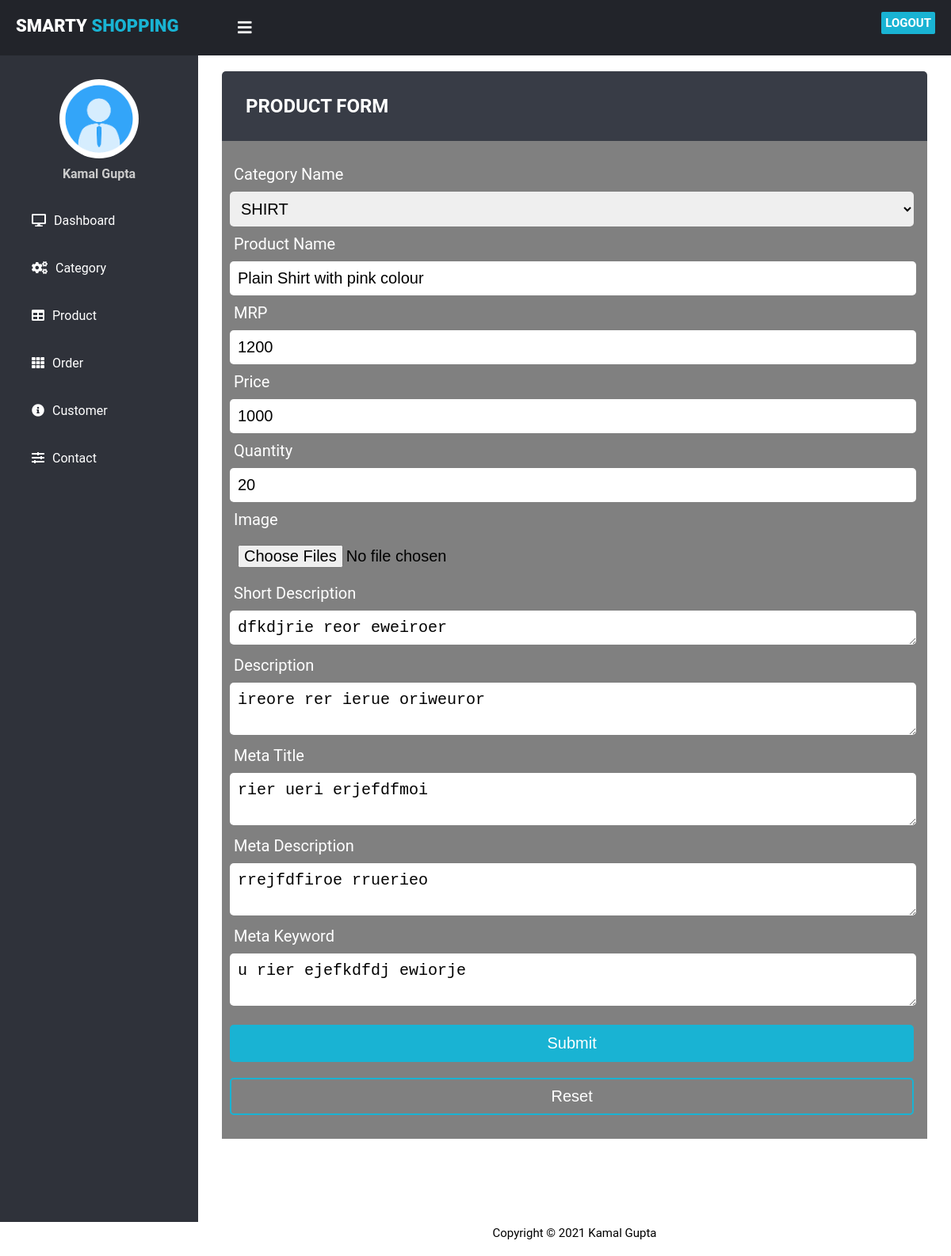
/AdminSmartyShopping/manage-product.php?id=91 (signed in), run on the app's committed database.
### tables this page shows
CREATE TABLE `product` (
  `id` int(11) NOT NULL,
  `categories_id` int(11) NOT NULL,
  `name` varchar(255) NOT NULL,
  `mrp` float NOT NULL,
  `price` float NOT NULL,
  `qty` int(11) NOT NULL,
  `image` varchar(255) NOT NULL,
  `short_desc` varchar(2000) NOT NULL,
  `description` text NOT NULL,
  `meta_title` varchar(2000) NOT NULL,
  `meta_desc` varchar(2000) NOT NULL,
  `meta_keyword` varchar(2000) NOT NULL,
  `status` tinyint(4) NOT NULL
);

### AdminSmartyShopping/function_inc.php (called while the page is built, shortened)
<?php
function get_safe_value($con,$str){
    if($str!=''){
        $str=trim($str);
        return mysqli_real_escape_string($con,$str);
    }
}
?>

### AdminSmartyShopping/manage-product.php (the view, shortened to what this page needs)
<?php
  require('top.php');
    $categories_id="";
    $name="";
    $mrp="";
    $price="";
    $qty="";
    $short_desc="";
    $description="";
    $meta_title="";
    $meta_desc="";
    $meta_keyword="";
    $msg='';
    $img_required="required";
    if(isset($_GET['id']) && $_GET['id']!=''){
      $img_required=" ";
      $id=get_safe_value($con,$_GET['id']);
      $res=mysqli_query($con,"select * from product where id='$id'");
      $check=mysqli_num_rows($res);
      if($check>0){
        $row=mysqli_fetch_assoc($res);
        $categories_id=$row['categories_id'];
        $name=$row['name'];
        $mrp=$row['mrp'];
        $price=$row['price'];
        $qty=$row['qty'];
        $short_desc=$row['short_desc'];
        $description=$row['description'];
        $meta_title=$row['meta_title'];
        $meta_desc=$row['meta_desc'];
        $meta_keyword=$row['meta_keyword'];
      }else{
        header('location:product.php');
        die();
      }
  }
?>
    <div class="content">
        <div class="content-header">
            <div class="subheader">
                <h2>PRODUCT FORM</h2>
            </div>
            <form method="post" action="" enctype=multipart/form-data>
                    <label for="">Category Name</label><br>
                    <select id="" name="categories_id">
                        <?php
                          $sql=mysqli_query($con,"select id ,categories from categories order by categories asc");
                          while($row=mysqli_fetch_assoc($sql)){
                           if($row['id']==$categories_id){
                              echo "<option selected value=".$row['id'].">".$row['categories']."</option>";
                           }else{
                              echo "<option value=".$row['id'].">".$row['categories']."</option>";
                           }
                          }
                        ?>
                    </select><br>
                    <label for="name">Product Name</label><br>
                    <input type="text" value="<?php echo $name;?>" name="name" id="name" placeholder="Enter Product Name*" required><br>
                    <label for="mrp">MRP</label><br>
                    <input type="NUMBER" name="mrp" value="<?php echo $mrp;?>" id="mrp" placeholder="Enter MRP*" required><br>
                    <label for="price">Price</label><br>
                    <input type="NUMBER" name="price" value="<?php echo $price;?>" id="price" placeholder="Enter Price*" required><br>
                    <label for="qty">Quantity</label><br>
                    <input type="NUMBER" name="qty" value="<?php echo $qty;?>" id="qty" required><br>
                    <label for="image">Image</label><br>
                    <input type="file" name="image[]" multiple id="image" <?php echo $img_required?> ><br>
                    <label for="sd">Short Description</label><br>
                    <textarea name="short_desc" id="sd" cols="30" rows="1" placeholder="Enter Product Short Description" require><?php echo $short_desc;?></textarea><br>
                    <label for="d">Description</label><br>
                    <textarea name="description"  id="d" cols="30" rows="2" placeholder="Enter Product Description" require><?php echo $description;?></textarea><br>
                    <label for="mt">Meta Title</label><br>
                    <textarea name="meta_title" id="mt" cols="30" rows="2" placeholder="Enter meta title" require><?php echo $meta_title;?></textarea><br>
                    <label for="md">Meta Description</label><br>
                    <textarea name="meta_desc"  id="md" cols="30" rows="2" placeholder="Enter Meta Description" require><?php echo $meta_desc;?></textarea><br>
                    <label for="mk">Meta Keyword</label><br>
                    <textarea name="meta_keyword"  id="mk" cols="30" rows="2" placeholder="Enter Meta Keyword" require><?php echo $meta_keyword;?></textarea><br>
                    <button type="submit" name="submit">Submit</button>
                    <button type="reset">Reset</button>
                    <div class="msg"><?php echo $msg; ?></div>
            </form>
        </div>
    </div>
 <?php
  include('footer.php');
?>

### AdminSmartyShopping/css/style.css (style rules this page uses)
body { margin: 0; padding: 0; font-family: "Roboto", sans-serif; }
.content { width: (100% - 250px); margin-top: 60px; padding: 20px; margin-left: 250px; transition: 0.5s; }
.content .content-header { margin: 10px; }
.content .subheader { background-color: #383c46; padding: 10px 30px; border-top-right-radius: 5px; border-top-left-radius: 5px; }
.content .subheader h2 { color: white; }
form { background-color: grey; padding-top:30px ; }
form label { padding: 15px; font-size: 20px; color: white; }
form input, button, select, option, textarea { width: 95%; padding: 10px; font-size: 20px; margin: 10px; border-radius: 5px; outline: none; border: none; }
form select,option { width: 97%; }
form button { width: 97%; font-size: 20px; color: white; font-size: bold; cursor: pointer; background-color:#19B3D3; border: 2px solid #19B3D3; transition: 0.5s background-color; }
form button[type=reset] { background-color:transparent; border: 2px solid #19B3D3; }
.msg { font-size: 22px; padding: 10px; color: rgba(197, 32, 32, 0.938); }

### data on the page
product: name "Plain Shirt with pink colour", mrp "1200", price "1000", qty "20", short_desc "dfkdjrie reor eweiroer", description "ireore rer ierue oriweuror", meta_title "rier ueri erjefdfmoi", meta_desc "rrejfdfiroe rruerieo", meta_keyword "u rier ejefkdfdj ewiorje"

### other printed values
$_SESSION['ADMIN_NAME'] "Kamal Gupta"
form field categories_id "SHIRT"
